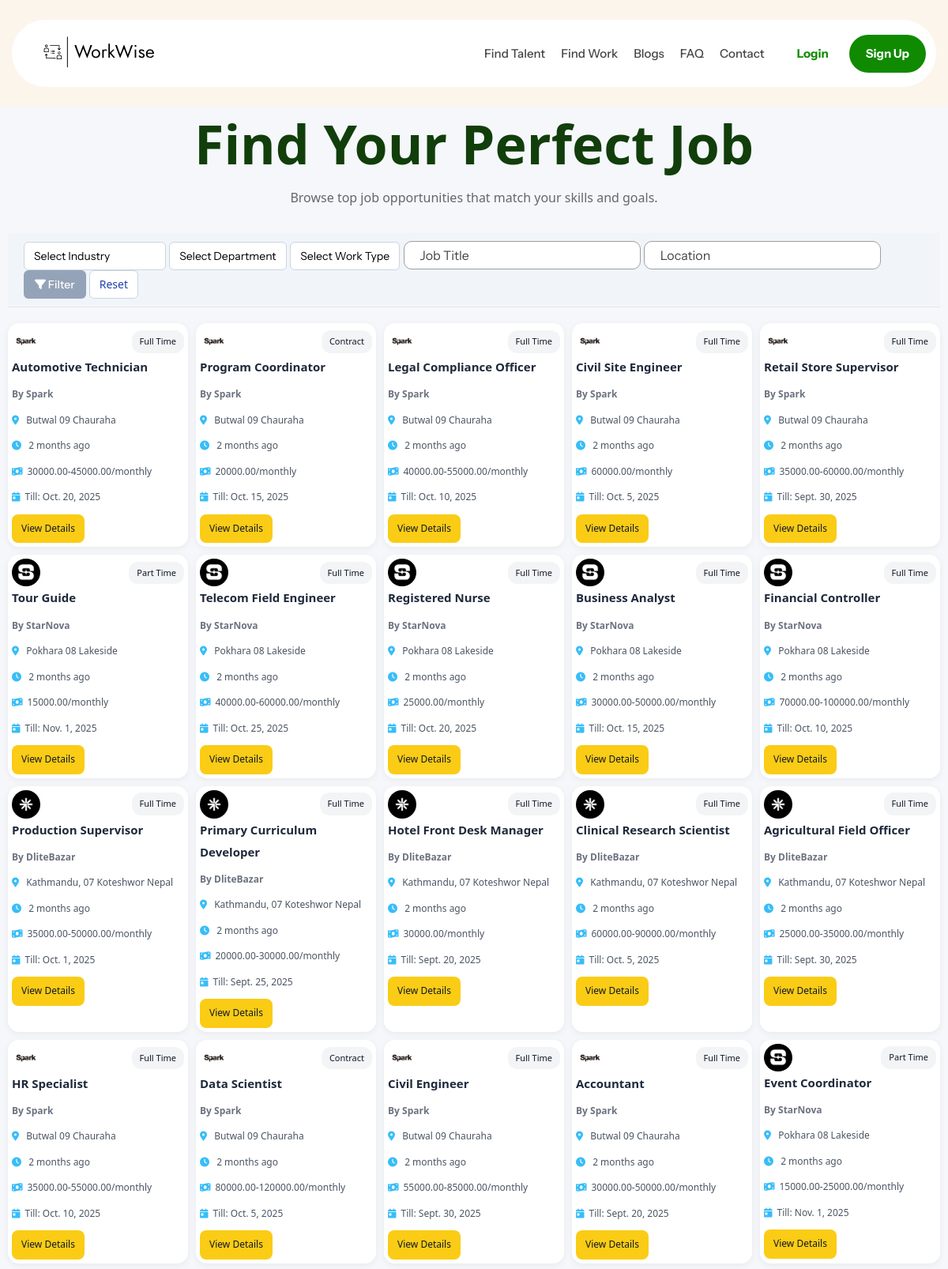
Screenshot of /jobs/ (upper part) with the database file from the repository.
### employer_profile/models.py (models this page shows, shortened)
class JobPost(models.Model):
    job_id                = models.PositiveIntegerField(primary_key=True, editable=False)
    employer              = models.ForeignKey(Employer, on_delete=models.CASCADE, related_name='job_posts')
    contact_email         = models.EmailField()
    is_active             = models.BooleanField(default=True)
    posted_at             = models.DateTimeField(auto_now_add=True)
    admin_review          = models.BooleanField(default=True)
    application_deadline  = models.DateField()
    title                 = models.CharField(max_length=200)
    num_candidates_required = models.PositiveIntegerField(default=1)
    industry              = models.CharField(max_length=100)
    department            = models.CharField(max_length=100)
    work_type             = models.CharField(max_length=50)
    gender_requirement    = models.CharField(max_length=50)
    experience_min        = models.PositiveIntegerField()
    experience_max        = models.PositiveIntegerField()
    experience_level      = models.CharField(max_length=50)
    salary_type           = models.CharField(max_length=50)
    salary_frequency      = models.CharField(max_length=20)
    salary_min            = models.DecimalField(max_digits=12, decimal_places=2)
    salary_max            = models.DecimalField(max_digits=12, decimal_places=2)
    requirements          = models.JSONField(default=list, blank=True)
    preferred_skills      = models.JSONField(default=list, blank=True)
    languages             = models.JSONField(default=list, blank=True)
    benefits              = models.JSONField(default=list, blank=True)
    location_type         = models.CharField(max_length=50)
    full_location_address = models.CharField(max_length=255)
    description           = models.TextField()
    map_location          = models.JSONField(null=True, blank=True)
    class Meta:
        ordering = ['-posted_at']
        verbose_name = 'Job Post'
        verbose_name_plural = 'Job Posts'

class CompanyProfile(models.Model):
    employer           = models.OneToOneField(
        Employer,
        on_delete=models.CASCADE,
        related_name='company_profile'
    )
    description        = models.TextField()
    company_size       = models.CharField(max_length=50)
    founded_date       = models.DateField(null=True)
    phone_number       = models.CharField(max_length=15)
    website            = models.URLField(blank=True)
    address            = models.CharField(max_length=255)
    facebook           = models.URLField(blank=True)
    linkedin           = models.URLField(blank=True)
    logo               = models.ImageField(upload_to='company_logos/', blank=True, null=True)
    certificate        = models.FileField(upload_to='company_certificates/', blank=True, null=True)
    certificate_submitted_at = models.DateTimeField(blank=True, null=True)

### authentication/models.py (models this page shows, shortened)
class Employer(models.Model):
    employer_id         = models.PositiveIntegerField(primary_key=True)
    company_name        = models.CharField(max_length=150)
    representative_name = models.CharField(max_length=100)
    email               = models.EmailField(unique=True, max_length=254)
    password            = models.CharField(max_length=128)
    email_notify        = models.BooleanField(default=False)
    agree_terms         = models.BooleanField(default=False)
    is_active           = models.BooleanField(default=False)
    is_deleted          = models.BooleanField(default=False)
    is_verified         = models.BooleanField(default=False)
    joined_time         = models.DateTimeField(auto_now_add=True)
    ip_address          = models.GenericIPAddressField(null=True, blank=True,
                                                      protocol='both',
                                                      unpack_ipv4=False)
    location            = models.JSONField(null=True, blank=True)
    class Meta:
        ordering = ['-joined_time']
        verbose_name = 'Employer'
        verbose_name_plural = 'Employers'

### index/views.py (the view, shortened to what this page needs)
# urls.py: path('jobs/', views.job_list, name='jobs_list'),
def job_list(request):
    qs = JobPost.objects.filter(is_active=True, admin_review=False, application_deadline__gte=timezone.now()).select_related('employer__company_profile')
    PAGE_SIZE = 25
    candidate_id = request.session.get('candidate_id')
    if candidate_id:
        saved_job_ids = list(
            SavedJob.objects
                    .filter(candidate_id=candidate_id)
                    .values_list('job__job_id', flat=True)
        )
    else:
        saved_job_ids = []
    print(saved_job_ids)
    if request.method != 'POST':
        newest = qs.order_by('-posted_at')
        page   = Paginator(newest, PAGE_SIZE).get_page(request.GET.get('page'))
        return render(request, 'index/jobs_list.html', {
            'jobs': page,
            'industries': [(i, i.replace('_',' ').title()) for i in INDUSTRIES],
            'work_types': [(w, w.replace('_',' ').title()) for w in WORK_TYPES],
            'departments_json': mark_safe(json.dumps(DEPARTMENTS)),
            'filtered': False,
            'saved_job_ids': saved_job_ids,
        })

### index/templates/index/jobs_list.html (shortened to what this page needs)
{% load static %}
<!DOCTYPE html>
<html lang="en">
<head>
  <link rel="stylesheet" href="{% static 'index/css/job-list.css' %}">
  <link rel="stylesheet" href="https://cdnjs.cloudflare.com/ajax/libs/font-awesome/6.5.0/css/all.min.css" />
    <link rel="stylesheet" href="{% static 'css/vendors.css' %}">
    <link media="all" rel="stylesheet" href="{% static 'css/jobplugin.css' %}">
    <link media="all" rel="stylesheet" href="{% static 'css/theme-color.css' %}">
    <link
  rel="stylesheet"
  href="https://cdnjs.cloudflare.com/ajax/libs/font-awesome/6.5.0/css/all.min.css"
/>
<link
  href="https://unpkg.com/boxicons@2.1.4/css/boxicons.min.css"
  rel="stylesheet"
/>
</head>
<body class="jobplugin">
{% include 'includes/header.html' %}
<main class="job-main">
  <section class="job-hero">
    <h1>Find Your Perfect Job</h1>
    <p>Browse top job opportunities that match your skills and goals.</p>
  </section>
  <section class="job-filter-bar">
    <form class="job-filter-form" method="POST" action="{% url 'index:jobs_list' %}">
      <div class="filter-grid">
        <select name="industry" id="industry" required>
          <option value="">Select Industry</option>
        </select>
        <select name="department" id="department" required>
          <option value="">Select Department</option>
        </select>
        <select name="work_type" id="work_type" required>
          <option value="">Select Work Type</option>
        </select>
        <input type="text" name="title" id="title" placeholder="Job Title" required>
        <input type="text" name="location" id="location" placeholder="Location" required>
        <button type="submit" id="filterBtn" disabled><i class="fas fa-filter"></i> Filter</button>
        <a href="{% url 'index:jobs_list' %}" class="reset-btn">Reset</a>
      </div>
    </form>
  </section>
  <div class="job-grid-wrapper">
    <div class="job-grid">
      {% if jobs %}
      {% for job in jobs %}
      <div class="job-card">
        <div class="job-top">
          {% if job.employer.company_profile and job.employer.company_profile.logo %}
            <img
              src="{{ job.employer.company_profile.logo.url }}"
              alt="{{ job.employer.company_name }} Logo"
              class="job-logo"
            >
          {% else %}
          <img src="{% static 'images/company-logo02.jpg' %}" alt="Logo" class="job-logo">
          {% endif %}
          <span class="job-type">{% if job.work_type == 'full_time'%}Full Time{% elif job.work_type == 'part_time'%}Part Time{% elif job.work_type == 'internship'%}Internship{% elif job.work_type == 'contract'%}Contract{% endif %} </span>
        </div>
        <p class="job-title">{{ job.title }}</p>
        <p class="company-name">By {{ job.employer.company_name }}</p>
        <div class="job-meta">
          <p><i class="fas fa-map-marker-alt"></i> {{ job.full_location_address }}</p>
          <p><i class="fas fa-clock"></i> {{ job.posted_at|timesince }} ago</p>
          <p><i class="fas fa-money-bill-wave"></i>{% if job.salary_min %}{{ job.salary_min }}-{{job.salary_max}}{% else %}{{job.salary_max}}{% endif %}/{{job.salary_frequency}}</p>
          <p><i class="fas fa-calendar-day"></i>Till: {{job.application_deadline}}</p>
        </div>
        <a href="{% url 'index:job_details' job.job_id %}" class="apply-btn">View Details</a>
      </div>
      {% endfor %}
      {% else %}
        <p class="no-results">No job posts found matching your criteria.</p>
      {% endif %}
    </div>
  </div>
</main>
</body>
</html>

### index/static/index/css/job-list.css (style rules this page uses)
.job-main { font-family: 'Segoe UI', sans-serif; background: #f5f7fa; padding: 10px; }
.job-hero { text-align: center; margin-bottom: 30px; }
.job-hero h1 { font-size: 32px; margin-bottom: 5px; }
.job-hero p { color: #666; }
.job-grid-wrapper { max-width: 1440px; }
.job-grid { display: grid; grid-template-columns: repeat(5, 1fr); row-gap: 10px !important; column-gap: 10px !important; justify-content: center; }
.job-card p { margin-bottom: 10px !important; }
.job-card { background: #fff; border-radius: 14px; padding: 5px; box-shadow: 0 2px 8px rgba(0,0,0,0.06); display: flex; flex-direction: column; justify-content: flex-start; transition: 0.3s ease; height: 100%; position: relative; }
.job-top { display: flex; justify-content: space-between; align-items: center; }
.job-logo { width: 36px; height: 36px; border-radius: 50%; object-fit: cover; }
.job-type { font-size: 11px; background: #f3f4f6; padding: 4px 10px; border-radius: 12px; color: #111827; font-weight: 500; }
.job-title { font-size: 15px; font-weight: 700; color: #1e293b; }
.company-name { font-size: 12px; color: #6b7280; font-weight: 600; }
.job-meta { font-size: 12px; color: #4b5563; display: flex; flex-direction: column; }
.job-meta i { color: #38bdf8; margin-right: 6px; }
.apply-btn { font-size: 12px; padding: 7px 12px; background: #facc15; color: #111827; text-align: center; border-radius: 8px; text-decoration: none; width: fit-content; align-self: start; transition: background 0.3s ease; }
.job-filter-bar { background: #f1f5f9; padding: 10px 20px; border-bottom: 1px solid #e2e8f0; margin-bottom: 20px; }
.job-filter-form { display: flex; align-items: center; justify-content: center; flex-wrap: wrap; gap: 10px; max-width: 1400px; margin: auto; }
.job-filter-form select { -webkit-appearance: none !important; -moz-appearance: none !important; appearance: none !important; border-radius: 6px !important; border: 1px solid #cbd5e1 !important; height: 36px !important; padding: 6px 12px !important; font-size: 14px !important; box-sizing: border-box !important; background-color: #ffffff !important; background-repeat: no-repeat !important; background-position: right 10px center !important; background-size: 14px !important; }
.job-filter-form input { padding: 6px 10px; font-size: 14px; border: 1px solid #cbd5e1; border-radius: 6px; background-color: white; height: 36px; width: 300px; box-sizing: border-box; }
#filterBtn { background: #1e40af; color: white; border: none; border-radius: 6px; padding: 6px 14px; height: 36px; font-size: 14px; font-weight: 500; cursor: pointer; transition: background 0.2s ease; }
#filterBtn:disabled { background: #94a3b8; cursor: not-allowed; }
.job-filter-form { overflow-x: auto; flex-wrap: nowrap; }
.job-filter-form .reset-btn { display: inline-flex; align-items: center; justify-content: center; height: 36px; padding: 6px 12px; font-size: 14px; border: 1px solid #cbd5e1; border-radius: 6px; background-color: white; color: #1e40af; text-decoration: none; cursor: pointer; transition: background 0.2s; }

### static/css/theme-color.css (style rules this page uses)
:root { --green: #108a00; --dark-green: #113e0b; --dk-green: #061504; --colorPrimary: #e66f3b; --colorDarkPrimary: #a13c10; --colorLightPrimary: #fee0ab; --bright-green: #13b601; --pink: #fcf5eb; --grayish: #9e9e9e; --black: #000; --light-green: #f6fff9; --white: #fff; --gray: #444; --tertiary: var(--pink); --bright: var(--bright-green); --primary: var(--green); --secondary: var(--dark-green); --dark: var(--dk-green); }

### rows the page displays
JobPost: employer.company_profile.logo (picture), work_type "Full Time", title "Automotive Technician", employer.company_name "Spark", full_location_address "Butwal 09 Chauraha", posted_at "2 months", salary_min "30000.00", salary_max "45000.00", salary_frequency "monthly", application_deadline "Oct. 20, 2025"
JobPost: employer.company_profile.logo (picture), work_type "Contract", title "Program Coordinator", employer.company_name "Spark", full_location_address "Butwal 09 Chauraha", posted_at "2 months", salary_max "20000.00", salary_frequency "monthly", application_deadline "Oct. 15, 2025"
JobPost: employer.company_profile.logo (picture), work_type "Full Time", title "Legal Compliance Officer", employer.company_name "Spark", full_location_address "Butwal 09 Chauraha", posted_at "2 months", salary_min "40000.00", salary_max "55000.00", salary_frequency "monthly", application_deadline "Oct. 10, 2025"
JobPost: employer.company_profile.logo (picture), work_type "Full Time", title "Civil Site Engineer", employer.company_name "Spark", full_location_address "Butwal 09 Chauraha", posted_at "2 months", salary_max "60000.00", salary_frequency "monthly", application_deadline "Oct. 5, 2025"
JobPost: employer.company_profile.logo (picture), work_type "Full Time", title "Retail Store Supervisor", employer.company_name "Spark", full_location_address "Butwal 09 Chauraha", posted_at "2 months", salary_min "35000.00", salary_max "60000.00", salary_frequency "monthly", application_deadline "Sept. 30, 2025"
JobPost: employer.company_profile.logo (picture), work_type "Part Time", title "Tour Guide", employer.company_name "StarNova", full_location_address "Pokhara 08 Lakeside", posted_at "2 months", salary_max "15000.00", salary_frequency "monthly", application_deadline "Nov. 1, 2025"
JobPost: employer.company_profile.logo (picture), work_type "Full Time", title "Telecom Field Engineer", employer.company_name "StarNova", full_location_address "Pokhara 08 Lakeside", posted_at "2 months", salary_min "40000.00", salary_max "60000.00", salary_frequency "monthly", application_deadline "Oct. 25, 2025"
JobPost: employer.company_profile.logo (picture), work_type "Full Time", title "Registered Nurse", employer.company_name "StarNova", full_location_address "Pokhara 08 Lakeside", posted_at "2 months", salary_max "25000.00", salary_frequency "monthly", application_deadline "Oct. 20, 2025"
JobPost: employer.company_profile.logo (picture), work_type "Full Time", title "Business Analyst", employer.company_name "StarNova", full_location_address "Pokhara 08 Lakeside", posted_at "2 months", salary_min "30000.00", salary_max "50000.00", salary_frequency "monthly", application_deadline "Oct. 15, 2025"
JobPost: employer.company_profile.logo (picture), work_type "Full Time", title "Financial Controller", employer.company_name "StarNova", full_location_address "Pokhara 08 Lakeside", posted_at "2 months", salary_min "70000.00", salary_max "100000.00", salary_frequency "monthly", application_deadline "Oct. 10, 2025"
JobPost: employer.company_profile.logo (picture), work_type "Full Time", title "Production Supervisor", employer.company_name "DliteBazar", full_location_address "Kathmandu, 07 Koteshwor Nepal", posted_at "2 months", salary_min "35000.00", salary_max "50000.00", salary_frequency "monthly", application_deadline "Oct. 1, 2025"
JobPost: employer.company_profile.logo (picture), work_type "Full Time", title "Primary Curriculum Developer", employer.company_name "DliteBazar", full_location_address "Kathmandu, 07 Koteshwor Nepal", posted_at "2 months", salary_min "20000.00", salary_max "30000.00", salary_frequency "monthly", application_deadline "Sept. 25, 2025"
JobPost: employer.company_profile.logo (picture), work_type "Full Time", title "Hotel Front Desk Manager", employer.company_name "DliteBazar", full_location_address "Kathmandu, 07 Koteshwor Nepal", posted_at "2 months", salary_max "30000.00", salary_frequency "monthly", application_deadline "Sept. 20, 2025"
JobPost: employer.company_profile.logo (picture), work_type "Full Time", title "Clinical Research Scientist", employer.company_name "DliteBazar", full_location_address "Kathmandu, 07 Koteshwor Nepal", posted_at "2 months", salary_min "60000.00", salary_max "90000.00", salary_frequency "monthly", application_deadline "Oct. 5, 2025"
JobPost: employer.company_profile.logo (picture), work_type "Full Time", title "Agricultural Field Officer", employer.company_name "DliteBazar", full_location_address "Kathmandu, 07 Koteshwor Nepal", posted_at "2 months", salary_min "25000.00", salary_max "35000.00", salary_frequency "monthly", application_deadline "Sept. 30, 2025"
JobPost: employer.company_profile.logo (picture), work_type "Full Time", title "HR Specialist", employer.company_name "Spark", full_location_address "Butwal 09 Chauraha", posted_at "2 months", salary_min "35000.00", salary_max "55000.00", salary_frequency "monthly", application_deadline "Oct. 10, 2025"
JobPost: employer.company_profile.logo (picture), work_type "Contract", title "Data Scientist", employer.company_name "Spark", full_location_address "Butwal 09 Chauraha", posted_at "2 months", salary_min "80000.00", salary_max "120000.00", salary_frequency "monthly", application_deadline "Oct. 5, 2025"
JobPost: employer.company_profile.logo (picture), work_type "Full Time", title "Civil Engineer", employer.company_name "Spark", full_location_address "Butwal 09 Chauraha", posted_at "2 months", salary_min "55000.00", salary_max "85000.00", salary_frequency "monthly", application_deadline "Sept. 30, 2025"
JobPost: employer.company_profile.logo (picture), work_type "Full Time", title "Accountant", employer.company_name "Spark", full_location_address "Butwal 09 Chauraha", posted_at "2 months", salary_min "30000.00", salary_max "50000.00", salary_frequency "monthly", application_deadline "Sept. 20, 2025"
JobPost: employer.company_profile.logo (picture), work_type "Part Time", title "Event Coordinator", employer.company_name "StarNova", full_location_address "Pokhara 08 Lakeside", posted_at "2 months", salary_min "15000.00", salary_max "25000.00", salary_frequency "monthly", application_deadline "Nov. 1, 2025"
